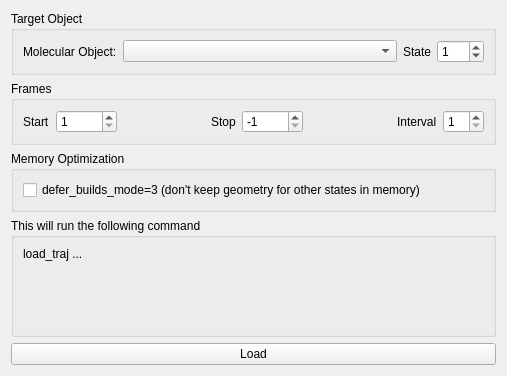
<?xml version="1.0" encoding="UTF-8"?>
<ui version="4.0">
 <class>Form</class>
 <widget class="QWidget" name="Form">
  <property name="geometry">
   <rect>
    <x>0</x>
    <y>0</y>
    <width>507</width>
    <height>376</height>
   </rect>
  </property>
  <property name="windowTitle">
   <string>Trajectory Import</string>
  </property>
  <layout class="QVBoxLayout" name="verticalLayout">
   <item>
    <widget class="QGroupBox" name="groupBox">
     <property name="title">
      <string>Target Object</string>
     </property>
     <layout class="QGridLayout" name="gridLayout">
      <item row="0" column="0">
       <widget class="QLabel" name="label">
        <property name="text">
         <string>Molecular Object:</string>
        </property>
       </widget>
      </item>
      <item row="0" column="1">
       <widget class="QComboBox" name="input_object">
        <property name="sizePolicy">
         <sizepolicy hsizetype="Preferred" vsizetype="Fixed">
          <horstretch>1</horstretch>
          <verstretch>0</verstretch>
         </sizepolicy>
        </property>
       </widget>
      </item>
      <item row="0" column="2">
       <widget class="QLabel" name="label_3">
        <property name="text">
         <string>State</string>
        </property>
       </widget>
      </item>
      <item row="0" column="3">
       <widget class="QSpinBox" name="input_state">
        <property name="toolTip">
         <string>Append if state=0</string>
        </property>
        <property name="maximum">
         <number>999</number>
        </property>
        <property name="value">
         <number>1</number>
        </property>
       </widget>
      </item>
     </layout>
    </widget>
   </item>
   <item>
    <widget class="QGroupBox" name="groupBox_3">
     <property name="title">
      <string>Frames</string>
     </property>
     <layout class="QGridLayout" name="gridLayout_2">
      <item row="0" column="0">
       <widget class="QLabel" name="label_6">
        <property name="text">
         <string>Start</string>
        </property>
       </widget>
      </item>
      <item row="0" column="1">
       <widget class="QSpinBox" name="input_start">
        <property name="minimum">
         <number>1</number>
        </property>
        <property name="maximum">
         <number>99999</number>
        </property>
        <property name="value">
         <number>1</number>
        </property>
       </widget>
      </item>
      <item row="0" column="2">
       <spacer name="horizontalSpacer">
        <property name="orientation">
         <enum>Qt::Horizontal</enum>
        </property>
        <property name="sizeHint" stdset="0">
         <size>
          <width>69</width>
          <height>20</height>
         </size>
        </property>
       </spacer>
      </item>
      <item row="0" column="3">
       <widget class="QLabel" name="label_7">
        <property name="text">
         <string>Stop</string>
        </property>
       </widget>
      </item>
      <item row="0" column="4">
       <widget class="QSpinBox" name="input_stop">
        <property name="toolTip">
         <string>Load entire trajectory if stop &amp;lt; 1</string>
        </property>
        <property name="minimum">
         <number>-1</number>
        </property>
        <property name="maximum">
         <number>99999</number>
        </property>
        <property name="value">
         <number>-1</number>
        </property>
       </widget>
      </item>
      <item row="0" column="5">
       <spacer name="horizontalSpacer_2">
        <property name="orientation">
         <enum>Qt::Horizontal</enum>
        </property>
        <property name="sizeHint" stdset="0">
         <size>
          <width>69</width>
          <height>20</height>
         </size>
        </property>
       </spacer>
      </item>
      <item row="0" column="6">
       <widget class="QLabel" name="label_5">
        <property name="text">
         <string>Interval</string>
        </property>
       </widget>
      </item>
      <item row="0" column="7">
       <widget class="QSpinBox" name="input_interval">
        <property name="minimum">
         <number>1</number>
        </property>
        <property name="value">
         <number>1</number>
        </property>
       </widget>
      </item>
     </layout>
    </widget>
   </item>
   <item>
    <widget class="QGroupBox" name="groupBox_4">
     <property name="title">
      <string>Memory Optimization</string>
     </property>
     <layout class="QVBoxLayout" name="verticalLayout_3">
      <item>
       <widget class="QCheckBox" name="input_dbm3">
        <property name="text">
         <string>defer_builds_mode=3 (don't keep geometry for other states in memory)</string>
        </property>
       </widget>
      </item>
     </layout>
    </widget>
   </item>
   <item>
    <widget class="QGroupBox" name="groupBox_2">
     <property name="sizePolicy">
      <sizepolicy hsizetype="Expanding" vsizetype="Preferred">
       <horstretch>0</horstretch>
       <verstretch>0</verstretch>
      </sizepolicy>
     </property>
     <property name="title">
      <string>This will run the following command</string>
     </property>
     <layout class="QVBoxLayout" name="verticalLayout_2">
      <item>
       <widget class="QLabel" name="output_command">
        <property name="sizePolicy">
         <sizepolicy hsizetype="Expanding" vsizetype="Expanding">
          <horstretch>0</horstretch>
          <verstretch>0</verstretch>
         </sizepolicy>
        </property>
        <property name="text">
         <string>load_traj ...</string>
        </property>
        <property name="alignment">
         <set>Qt::AlignLeading|Qt::AlignLeft|Qt::AlignTop</set>
        </property>
        <property name="wordWrap">
         <bool>true</bool>
        </property>
        <property name="textInteractionFlags">
         <set>Qt::TextSelectableByKeyboard|Qt::TextSelectableByMouse</set>
        </property>
       </widget>
      </item>
     </layout>
    </widget>
   </item>
   <item>
    <widget class="QPushButton" name="button_ok">
     <property name="text">
      <string>Load</string>
     </property>
    </widget>
   </item>
  </layout>
 </widget>
 <resources/>
 <connections/>
</ui>
